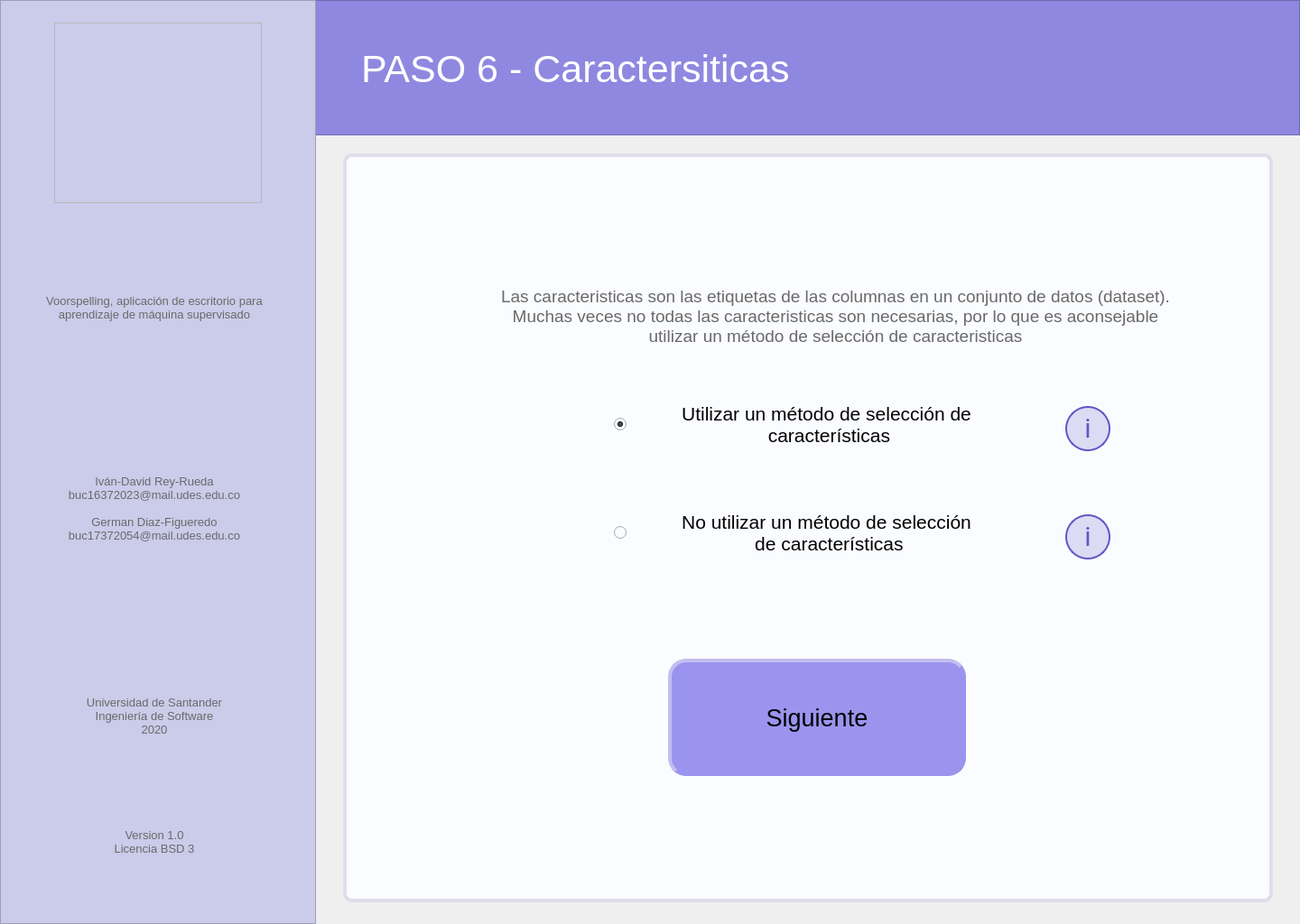
<?xml version="1.0" encoding="UTF-8"?>
<ui version="4.0">
 <class>MainWindow</class>
 <widget class="QMainWindow" name="MainWindow">
  <property name="geometry">
   <rect>
    <x>0</x>
    <y>0</y>
    <width>1440</width>
    <height>1024</height>
   </rect>
  </property>
  <property name="minimumSize">
   <size>
    <width>1440</width>
    <height>1024</height>
   </size>
  </property>
  <property name="maximumSize">
   <size>
    <width>1440</width>
    <height>1024</height>
   </size>
  </property>
  <property name="windowTitle">
   <string>Voorspelling</string>
  </property>
  <widget class="QWidget" name="centralwidget">
   <widget class="QFrame" name="left_bar">
    <property name="geometry">
     <rect>
      <x>0</x>
      <y>0</y>
      <width>350</width>
      <height>1024</height>
     </rect>
    </property>
    <property name="styleSheet">
     <string notr="true">background-color: rgb(203, 203, 234);

</string>
    </property>
    <property name="frameShape">
     <enum>QFrame::StyledPanel</enum>
    </property>
    <property name="frameShadow">
     <enum>QFrame::Raised</enum>
    </property>
    <widget class="QLabel" name="lbl_left_1">
     <property name="geometry">
      <rect>
       <x>18</x>
       <y>278</y>
       <width>306</width>
       <height>126</height>
      </rect>
     </property>
     <property name="font">
      <font>
       <pointsize>10</pointsize>
      </font>
     </property>
     <property name="styleSheet">
      <string notr="true">color: rgb(105, 105, 105);</string>
     </property>
     <property name="text">
      <string>Voorspelling, aplicación de escritorio para aprendizaje de máquina supervisado</string>
     </property>
     <property name="alignment">
      <set>Qt::AlignCenter</set>
     </property>
     <property name="wordWrap">
      <bool>true</bool>
     </property>
    </widget>
    <widget class="QLabel" name="lbl_left_2">
     <property name="geometry">
      <rect>
       <x>18</x>
       <y>500</y>
       <width>306</width>
       <height>126</height>
      </rect>
     </property>
     <property name="font">
      <font>
       <pointsize>10</pointsize>
      </font>
     </property>
     <property name="styleSheet">
      <string notr="true">color: rgb(105, 105, 105);</string>
     </property>
     <property name="text">
      <string>Iván-David Rey-Rueda
buc16372023@mail.udes.edu.co

German Diaz-Figueredo
buc17372054@mail.udes.edu.co</string>
     </property>
     <property name="alignment">
      <set>Qt::AlignCenter</set>
     </property>
     <property name="wordWrap">
      <bool>true</bool>
     </property>
    </widget>
    <widget class="QLabel" name="lbl_left_3">
     <property name="geometry">
      <rect>
       <x>18</x>
       <y>730</y>
       <width>306</width>
       <height>126</height>
      </rect>
     </property>
     <property name="font">
      <font>
       <pointsize>10</pointsize>
      </font>
     </property>
     <property name="styleSheet">
      <string notr="true">color: rgb(105, 105, 105);</string>
     </property>
     <property name="text">
      <string>Universidad de Santander
Ingeniería de Software
2020</string>
     </property>
     <property name="alignment">
      <set>Qt::AlignCenter</set>
     </property>
     <property name="wordWrap">
      <bool>true</bool>
     </property>
    </widget>
    <widget class="QLabel" name="lbl_left_4">
     <property name="geometry">
      <rect>
       <x>18</x>
       <y>870</y>
       <width>306</width>
       <height>126</height>
      </rect>
     </property>
     <property name="font">
      <font>
       <pointsize>10</pointsize>
      </font>
     </property>
     <property name="styleSheet">
      <string notr="true">color: rgb(105, 105, 105);</string>
     </property>
     <property name="text">
      <string>Version 1.0
Licencia BSD 3</string>
     </property>
     <property name="alignment">
      <set>Qt::AlignCenter</set>
     </property>
     <property name="wordWrap">
      <bool>true</bool>
     </property>
    </widget>
   </widget>
   <widget class="QFrame" name="logo">
    <property name="geometry">
     <rect>
      <x>60</x>
      <y>25</y>
      <width>230</width>
      <height>200</height>
     </rect>
    </property>
    <property name="styleSheet">
     <string notr="true">image: url(:/image/voorspelling_logo.png);</string>
    </property>
    <property name="frameShape">
     <enum>QFrame::StyledPanel</enum>
    </property>
    <property name="frameShadow">
     <enum>QFrame::Raised</enum>
    </property>
   </widget>
   <widget class="QFrame" name="up_bar">
    <property name="geometry">
     <rect>
      <x>0</x>
      <y>0</y>
      <width>1440</width>
      <height>150</height>
     </rect>
    </property>
    <property name="styleSheet">
     <string notr="true">background-color: rgb(143, 136, 224);</string>
    </property>
    <property name="frameShape">
     <enum>QFrame::StyledPanel</enum>
    </property>
    <property name="frameShadow">
     <enum>QFrame::Raised</enum>
    </property>
    <widget class="QLabel" name="lbl_tittle">
     <property name="geometry">
      <rect>
       <x>400</x>
       <y>40</y>
       <width>941</width>
       <height>72</height>
      </rect>
     </property>
     <property name="font">
      <font>
       <family>MS Shell Dlg 2</family>
       <pointsize>32</pointsize>
       <weight>50</weight>
       <italic>false</italic>
       <bold>false</bold>
      </font>
     </property>
     <property name="styleSheet">
      <string notr="true">border: none;
color: rgb(255, 255, 255);</string>
     </property>
     <property name="text">
      <string>PASO 6 - Caractersiticas</string>
     </property>
     <property name="scaledContents">
      <bool>false</bool>
     </property>
     <property name="alignment">
      <set>Qt::AlignLeading|Qt::AlignLeft|Qt::AlignVCenter</set>
     </property>
     <property name="wordWrap">
      <bool>true</bool>
     </property>
     <property name="margin">
      <number>0</number>
     </property>
     <property name="indent">
      <number>0</number>
     </property>
    </widget>
   </widget>
   <widget class="QFrame" name="main_area">
    <property name="geometry">
     <rect>
      <x>380</x>
      <y>170</y>
      <width>1030</width>
      <height>830</height>
     </rect>
    </property>
    <property name="styleSheet">
     <string notr="true">background-color: rgb(250, 252, 255);
border: 4px solid;
border-color: rgb(225, 221, 235);
border-radius: 10px;</string>
    </property>
    <property name="frameShape">
     <enum>QFrame::StyledPanel</enum>
    </property>
    <property name="frameShadow">
     <enum>QFrame::Raised</enum>
    </property>
    <widget class="QLabel" name="lbl_description">
     <property name="geometry">
      <rect>
       <x>160</x>
       <y>140</y>
       <width>771</width>
       <height>80</height>
      </rect>
     </property>
     <property name="font">
      <font>
       <pointsize>14</pointsize>
      </font>
     </property>
     <property name="contextMenuPolicy">
      <enum>Qt::PreventContextMenu</enum>
     </property>
     <property name="styleSheet">
      <string notr="true">color: rgb(105, 105, 105);
border: none;</string>
     </property>
     <property name="text">
      <string>Las caracteristicas son las etiquetas de las columnas en un conjunto de datos (dataset). Muchas veces no todas las caracteristicas son necesarias, por lo que es aconsejable utilizar un método de selección de caracteristicas</string>
     </property>
     <property name="alignment">
      <set>Qt::AlignCenter</set>
     </property>
     <property name="wordWrap">
      <bool>true</bool>
     </property>
    </widget>
    <widget class="QPushButton" name="btn_next">
     <property name="geometry">
      <rect>
       <x>360</x>
       <y>560</y>
       <width>330</width>
       <height>130</height>
      </rect>
     </property>
     <property name="font">
      <font>
       <pointsize>20</pointsize>
       <kerning>true</kerning>
      </font>
     </property>
     <property name="styleSheet">
      <string notr="true">QPushButton{
background-color: rgb(154, 148, 238);
border-left-color: rgb(195, 190, 239);
border-top-color: rgb(195, 190, 239);
border-bottom-color: rgb(154, 148, 238);
border-right-color: rgb(154, 148, 238);
border-radius: 20px;
}
QPushButton:hover{
background-color: rgb(160, 155, 245);
}
QPushButton:pressed{
background-color: rgb(150, 140, 230);
border-left-color: rgb(140, 135, 220);
border-top-color: rgb(140, 135, 220);
border-bottom-color: rgb(195, 190, 239);
border-right-color: rgb(195, 190, 239);
}</string>
     </property>
     <property name="text">
      <string>Siguiente</string>
     </property>
     <property name="autoDefault">
      <bool>false</bool>
     </property>
    </widget>
    <widget class="QPushButton" name="btn_info_FSM">
     <property name="geometry">
      <rect>
       <x>800</x>
       <y>280</y>
       <width>50</width>
       <height>50</height>
      </rect>
     </property>
     <property name="styleSheet">
      <string notr="true">QPushButton{
background: rgba(101, 85, 198, 0.2);
border: 2px solid #6555C6;
box-sizing: border-box;
border-radius: 25px;


position: absolute;
width: 25px;
height: 44.55px;
font-family: Roboto;
font-style: normal;
font-weight: normal;
font-size: 30px;
line-height: 56px;
display: flex;
align-items: center;
text-align: center;

color: #6555C6;
}
QPushButton:hover{
background-color: rgb(190, 185, 250);
}
QPushButton:pressed{
background-color: rgb(160, 150, 240);
}</string>
     </property>
     <property name="text">
      <string>i</string>
     </property>
    </widget>
    <widget class="QPushButton" name="btn_info_No_FSM">
     <property name="geometry">
      <rect>
       <x>800</x>
       <y>400</y>
       <width>50</width>
       <height>50</height>
      </rect>
     </property>
     <property name="styleSheet">
      <string notr="true">QPushButton{
background: rgba(101, 85, 198, 0.2);
border: 2px solid #6555C6;
box-sizing: border-box;
border-radius: 25px;


position: absolute;
width: 25px;
height: 44.55px;
font-family: Roboto;
font-style: normal;
font-weight: normal;
font-size: 30px;
line-height: 56px;
display: flex;
align-items: center;
text-align: center;

color: #6555C6;
}
QPushButton:hover{
background-color: rgb(190, 185, 250);
}
QPushButton:pressed{
background-color: rgb(160, 150, 240);
}</string>
     </property>
     <property name="text">
      <string>i</string>
     </property>
    </widget>
    <widget class="QPushButton" name="btn_back">
     <property name="geometry">
      <rect>
       <x>60</x>
       <y>50</y>
       <width>70</width>
       <height>70</height>
      </rect>
     </property>
     <property name="styleSheet">
      <string notr="true">QPushButton{
background-image: url(:/botton/bxs-left-arrow-circle.svg);
border-radius: 35px;
border: none;


color: #6555C6;
}
QPushButton:hover{
background-color: rgb(235, 225, 250);

}
QPushButton:pressed{

background-color: qradialgradient(spread:pad, cx:0.5, cy:0.5, radius:0.5, fx:0.5, fy:0.5, stop:0 rgba(200, 190, 250, 205), stop:0.6 rgba(200, 190, 250, 205), stop:1 rgba(255, 255, 255, 0));

}

</string>
     </property>
     <property name="text">
      <string/>
     </property>
     <property name="iconSize">
      <size>
       <width>20</width>
       <height>20</height>
      </size>
     </property>
    </widget>
    <widget class="QRadioButton" name="rbtn_FSM">
     <property name="geometry">
      <rect>
       <x>300</x>
       <y>260</y>
       <width>440</width>
       <height>80</height>
      </rect>
     </property>
     <property name="font">
      <font>
       <pointsize>16</pointsize>
      </font>
     </property>
     <property name="styleSheet">
      <string notr="true">border: none;</string>
     </property>
     <property name="text">
      <string/>
     </property>
     <property name="iconSize">
      <size>
       <width>40</width>
       <height>40</height>
      </size>
     </property>
     <property name="checkable">
      <bool>true</bool>
     </property>
     <property name="checked">
      <bool>true</bool>
     </property>
    </widget>
    <widget class="QRadioButton" name="rbtn_No_FSM">
     <property name="geometry">
      <rect>
       <x>300</x>
       <y>380</y>
       <width>440</width>
       <height>80</height>
      </rect>
     </property>
     <property name="font">
      <font>
       <pointsize>16</pointsize>
       <kerning>true</kerning>
      </font>
     </property>
     <property name="styleSheet">
      <string notr="true">border: none;</string>
     </property>
     <property name="text">
      <string/>
     </property>
    </widget>
    <widget class="QLabel" name="lbl_FSM">
     <property name="geometry">
      <rect>
       <x>320</x>
       <y>270</y>
       <width>431</width>
       <height>61</height>
      </rect>
     </property>
     <property name="font">
      <font>
       <pointsize>16</pointsize>
      </font>
     </property>
     <property name="styleSheet">
      <string notr="true">border: none;</string>
     </property>
     <property name="text">
      <string>Utilizar un método de selección de
 características</string>
     </property>
     <property name="alignment">
      <set>Qt::AlignCenter</set>
     </property>
    </widget>
    <widget class="QLabel" name="lbl_No_FSM">
     <property name="geometry">
      <rect>
       <x>320</x>
       <y>390</y>
       <width>431</width>
       <height>61</height>
      </rect>
     </property>
     <property name="font">
      <font>
       <pointsize>16</pointsize>
      </font>
     </property>
     <property name="styleSheet">
      <string notr="true">border: none;</string>
     </property>
     <property name="text">
      <string>No utilizar un método de selección
 de características</string>
     </property>
     <property name="alignment">
      <set>Qt::AlignCenter</set>
     </property>
    </widget>
   </widget>
   <zorder>up_bar</zorder>
   <zorder>left_bar</zorder>
   <zorder>logo</zorder>
   <zorder>main_area</zorder>
  </widget>
 </widget>
 <resources>
  <include location="Images_voor.qrc"/>
 </resources>
 <connections/>
</ui>
